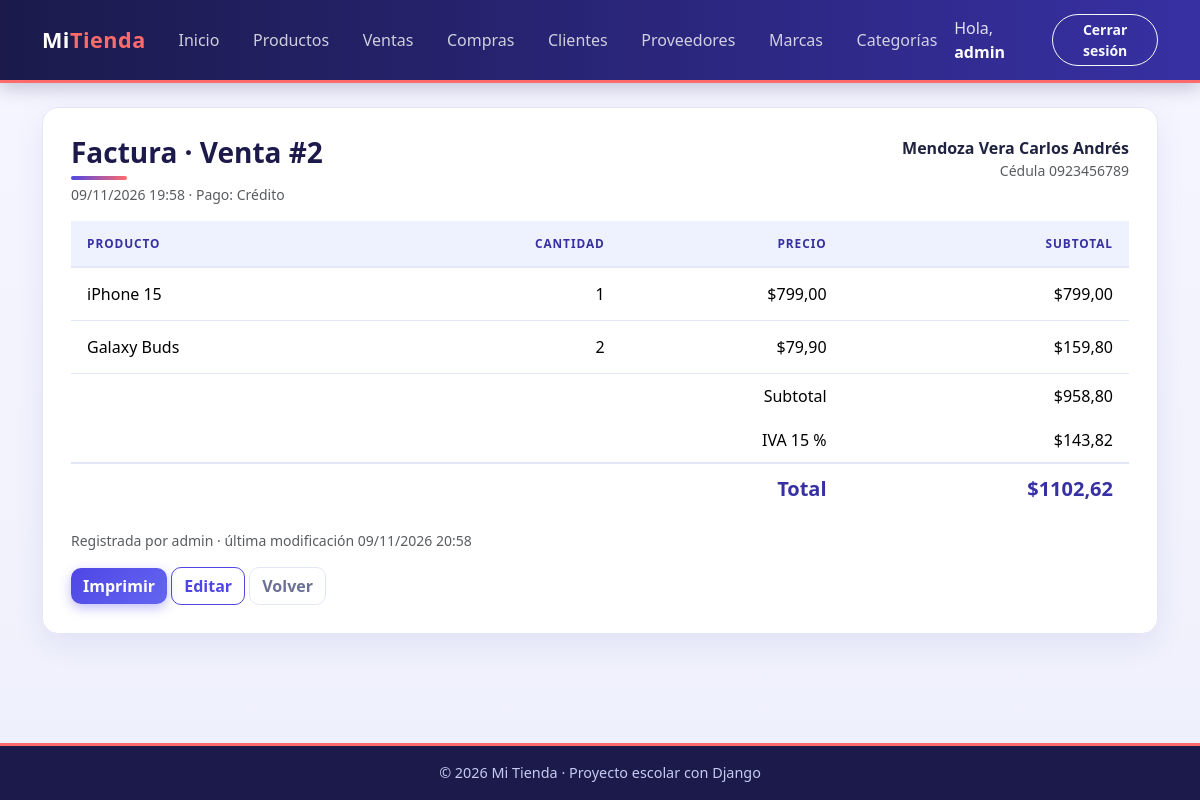
/facturacion/ventas/2/ (signed in), run on the app's committed database.
### facturacion/models.py (models this page shows, shortened)
class ModeloBase(models.Model):
    user = models.ForeignKey(                    # 1:N con User: un usuario registra muchos registros
        User,
        on_delete=models.SET_NULL,               # Si borran al usuario, el registro se queda con user vacío
        null=True,                               # SET_NULL necesita que la columna acepte NULL
        blank=True,
        editable=False,                          # No aparece en formularios: lo llena la VISTA, no la persona
        related_name="%(class)s_registrados",    # %(class)s = nombre del modelo → user.producto_registrados
        verbose_name="Registrado por",
    )
    fecha_creacion = models.DateTimeField("Fecha de creación", auto_now_add=True)   # Se llena sola al CREAR
    fecha_modificacion = models.DateTimeField("Última modificación", auto_now=True) # Se actualiza sola en CADA save()
    class Meta:
        abstract = True                          # ← LA CLAVE: modelo "molde", sin tabla propia

class Venta(ModeloBase):
    cliente = models.ForeignKey(Cliente, on_delete=models.PROTECT, related_name="ventas")   # 1:N
    fecha_hora = models.DateTimeField("Fecha y hora", default=timezone.now)   # default: la hora actual, editable
    subtotal = models.DecimalField(max_digits=12, decimal_places=2, default=0, editable=False)
    iva = models.DecimalField("IVA", max_digits=12, decimal_places=2, default=0, editable=False)
    total = models.DecimalField(max_digits=12, decimal_places=2, default=0, editable=False)
    tipo_pago = models.CharField(
        "Tipo de pago",
        max_length=15,
        choices=TipoPago.choices,                # Solo acepta contado, credito, transferencia o tarjeta
        default=TipoPago.CONTADO,
    )
    class Meta:
        verbose_name = "Venta"
        verbose_name_plural = "Ventas"
        ordering = ["-fecha_hora"]               # La más reciente primero
    def __str__(self):
        return f"Venta #{self.pk}"

class Cliente(ModeloBase):
    cedula = models.CharField("Cédula", max_length=10, unique=True)
    nombres = models.CharField(max_length=80)
    apellidos = models.CharField(max_length=80)
    email = models.EmailField("Correo", blank=True)
    telefono = models.CharField("Teléfono", max_length=15, blank=True)
    direccion = models.CharField("Dirección", max_length=200, blank=True)
    class Meta:
        verbose_name = "Cliente"
        verbose_name_plural = "Clientes"
        ordering = ["apellidos", "nombres"]
    def __str__(self):
        return f"{self.apellidos} {self.nombres}"

class DetalleVenta(ModeloBase):
    venta = models.ForeignKey(Venta, on_delete=models.CASCADE, related_name="detalles")   # se borra con su venta
    producto = models.ForeignKey(Producto, on_delete=models.PROTECT, related_name="detalles_venta")
    cantidad = models.PositiveIntegerField(default=1, validators=[MinValueValidator(1)])  # mínimo 1
    precio = models.DecimalField(max_digits=10, decimal_places=2)   # precio del producto EL DÍA de la venta
    class Meta:
        verbose_name = "Detalle de venta"
        verbose_name_plural = "Detalles de venta"
    @property                                    # @property: se usa como atributo, sin paréntesis: detalle.subtotal
    def subtotal(self):
        return self.cantidad * self.precio       # NO se guarda en la tabla: se calcula cada vez

class Producto(ModeloBase):
    nombre = models.CharField(max_length=100)
    descripcion = models.TextField("Descripción", blank=True)
    precio = models.DecimalField(max_digits=10, decimal_places=2)    # Precio de VENTA actual
    stock = models.PositiveIntegerField(default=0)                   # Unidades en bodega (nunca negativo)
    imagen = models.ImageField(                  # NUEVO: guarda una FOTO
        upload_to="productos/",                  #   el archivo va a MEDIA_ROOT/productos/
        blank=True,                              #   la foto es opcional
    )                                            #   En la tabla solo se guarda el TEXTO de la ruta: "productos/a55.jpg"
    marca = models.ForeignKey(Marca, on_delete=models.PROTECT, related_name="productos")
    categorias = models.ManyToManyField(Categoria, related_name="productos", blank=True)
    activo = models.BooleanField(default=True)
    class Meta:
        verbose_name = "Producto"
        verbose_name_plural = "Productos"
        ordering = ["nombre"]

### facturacion/views.py (the view)
# urls.py: path("ventas/<int:pk>/", views.VentaDetailView.as_view(), name="venta_detalle"),
class VentaDetailView(LoginRequiredMixin, DetailView):     # VER (la factura)
    model = Venta
    template_name = "facturacion/venta_detalle.html"
    context_object_name = "venta"
    def get_queryset(self):
        return super().get_queryset().select_related("cliente", "user").prefetch_related("detalles__producto")
    def get_context_data(self, **kwargs):
        contexto = super().get_context_data(**kwargs)
        contexto["iva_porcentaje"] = IVA_TARIFA * 100      # 15
        return contexto

### facturacion/templates/facturacion/venta_detalle.html (shortened to what this page needs)
{% extends "base.html" %}
{% block contenido %}
<div class="tarjeta">
    <div class="d-flex justify-content-between flex-wrap gap-2 mb-3">
        <div>
            <h1 class="h3 titulo-pagina mb-1">Factura · {{ venta }}</h1>
            <div class="text-muted small">{{ venta.fecha_hora|date:"d/m/Y H:i" }} · Pago: {{ venta.get_tipo_pago_display }}</div>
        </div>
        <div class="text-end">
            <div class="fw-semibold">{{ venta.cliente }}</div>
            <div class="text-muted small">Cédula {{ venta.cliente.cedula }}</div>
        </div>
    </div>
    <table class="table align-middle">
        <thead><tr><th>Producto</th><th class="text-end">Cantidad</th><th class="text-end">Precio</th><th class="text-end">Subtotal</th></tr></thead>
        <tbody>
            {% for detalle in venta.detalles.all %}
            <tr>
                <td>{{ detalle.producto.nombre }}</td>
                <td class="text-end">{{ detalle.cantidad }}</td>
                <td class="text-end">${{ detalle.precio }}</td>
                <td class="text-end">${{ detalle.subtotal|floatformat:2 }}</td>
            </tr>
            {% endfor %}
        </tbody>
        <tfoot class="totales">
            <tr><td colspan="3" class="text-end">Subtotal</td><td class="text-end">${{ venta.subtotal }}</td></tr>
            <tr><td colspan="3" class="text-end">IVA {{ iva_porcentaje|floatformat:0 }} %</td><td class="text-end">${{ venta.iva }}</td></tr>
            <tr><td colspan="3" class="text-end fw-bold fs-5">Total</td><td class="text-end fw-bold fs-5">${{ venta.total }}</td></tr>
        </tfoot>
    </table>
    <p class="text-muted small">Registrada por {{ venta.user|default:"—" }} · última modificación {{ venta.fecha_modificacion|date:"d/m/Y H:i" }}</p>
    <div class="no-imprimir">
        <button type="button" class="btn btn-principal" onclick="window.print()">Imprimir</button>
        <a href="{% url 'facturacion:venta_editar' venta.pk %}" class="btn btn-outline-primary">Editar</a>
        <a href="{% url 'facturacion:venta_lista' %}" class="btn btn-outline-secondary">Volver</a>
    </div>
</div>
{% endblock %}

### templates/base.html (shortened to what this page needs)
{% load static %}
<!DOCTYPE html>
<html lang="es">
<head>
    <link href="https://cdn.jsdelivr.net/npm/bootstrap@5.3.3/dist/css/bootstrap.min.css" rel="stylesheet">
    <link rel="stylesheet" href="{% static 'css/estilos.css' %}">
</head>
<body>
    <nav class="navbar navbar-expand-lg navbar-dark barra">
        <div class="container">
            <a class="navbar-brand fw-bold" href="{% url 'home' %}">Mi<span class="text-warning">Tienda</span></a>
            <div class="collapse navbar-collapse" id="menu">
                <ul class="navbar-nav me-auto">
                    <li class="nav-item"><a class="nav-link" href="{% url 'home' %}">Inicio</a></li>
                    {% if user.is_authenticated %}
                        <li class="nav-item"><a class="nav-link" href="{% url 'facturacion:producto_lista' %}">Productos</a></li>
                        <li class="nav-item"><a class="nav-link" href="{% url 'facturacion:venta_lista' %}">Ventas</a></li>
                        <li class="nav-item"><a class="nav-link" href="{% url 'facturacion:compra_lista' %}">Compras</a></li>
                        <li class="nav-item"><a class="nav-link" href="{% url 'facturacion:cliente_lista' %}">Clientes</a></li>
                        <li class="nav-item"><a class="nav-link" href="{% url 'facturacion:proveedor_lista' %}">Proveedores</a></li>
                        <li class="nav-item"><a class="nav-link" href="{% url 'facturacion:marca_lista' %}">Marcas</a></li>
                        <li class="nav-item"><a class="nav-link" href="{% url 'facturacion:categoria_lista' %}">Categorías</a></li>
                    {% endif %}
                </ul>
                <ul class="navbar-nav align-items-lg-center gap-2">
                    {% if user.is_authenticated %}
                        <li class="nav-item navbar-text">Hola, <a href="{% url 'facturacion:mi_perfil' %}" class="text-white fw-bold text-decoration-none">{{ user.username }}</a></li>
                        <li class="nav-item">
                            <form method="post" action="{% url 'logout' %}" class="m-0">
                                <button type="submit" class="btn btn-sm btn-outline-light">Cerrar sesión</button>
                            </form>
                        </li>
                    {% else %}
                        <li class="nav-item"><a class="nav-link" href="{% url 'login' %}">Ingresar</a></li>
                        <li class="nav-item"><a class="btn btn-sm btn-warning" href="{% url 'registro' %}">Crear cuenta</a></li>
                    {% endif %}
                </ul>
            </div>
        </div>
    </nav>
    <main class="container py-4">
        {% block contenido %}{% endblock %}
    </main>
    <footer class="pie text-center py-3">© 2026 Mi Tienda · Proyecto escolar con Django</footer>
</body>
</html>

### static/css/estilos.css (style rules this page uses)
:root { --indigo-900: #1b1a4b; --indigo-700: #3730a3; --indigo-600: #4f46e5; --indigo-500: #6366f1; --indigo-50: #eef2ff; --coral: #ff6b6b; --texto: #1f2340; --texto-suave:#6b7194; --borde: #e3e6f5; --radio: 16px; }
body { font-family: "Segoe UI", system-ui, -apple-system, Roboto, "Helvetica Neue", Arial, sans-serif; color: var(--texto); background: linear-gradient(180deg, #f5f6ff 0%, #eef0fb 100%); background-attachment: fixed; min-height: 100vh; display: flex; flex-direction: column; }
main { flex: 1; }
.barra { background: linear-gradient(90deg, var(--indigo-900), var(--indigo-700)); box-shadow: 0 4px 18px rgba(27, 26, 75, .25); border-bottom: 3px solid var(--coral); }
.barra .navbar-brand { letter-spacing: .5px; font-size: 1.35rem; }
.barra .text-warning { color: var(--coral) !important; }
.barra .nav-link { color: rgba(255, 255, 255, .78); border-radius: 999px; padding: .4rem .95rem !important; margin: 0 .1rem; transition: background-color .2s, color .2s; }
.barra .btn-outline-light { border-radius: 999px; }
.titulo-pagina { position: relative; padding-bottom: 10px; font-weight: 700; color: var(--indigo-900); }
.titulo-pagina::after { content: ""; position: absolute; left: 0; bottom: 0; width: 56px; height: 4px; border-radius: 4px; background: linear-gradient(90deg, var(--indigo-600), var(--coral)); }
.tarjeta { background-color: #fff; border: 1px solid var(--borde); border-radius: var(--radio); padding: 28px; box-shadow: 0 10px 30px rgba(55, 48, 163, .08); }
.table { --bs-table-hover-bg: var(--indigo-50); }
.table thead th { background-color: var(--indigo-50); color: var(--indigo-700); text-transform: uppercase; font-size: .74rem; letter-spacing: .08em; font-weight: 700; border-bottom: 2px solid var(--borde); padding: 14px 16px; }
.table tbody td { padding: 14px 16px; border-color: var(--borde); }
.btn { border-radius: 10px; font-weight: 600; transition: all .2s ease; }
.btn-principal { background: linear-gradient(135deg, var(--indigo-600), var(--indigo-500)); color: #fff; border: 0; box-shadow: 0 4px 12px rgba(79, 70, 229, .35); }
.btn-outline-primary { color: var(--indigo-600); border-color: var(--indigo-600); }
.btn-outline-secondary { color: var(--texto-suave); border-color: var(--borde); background: #fff; }
.pie { background: var(--indigo-900); color: #c7caf0; font-size: .9rem; border-top: 3px solid var(--coral); }
.totales td { border: 0; }
.totales tr:last-child td { border-top: 2px solid var(--borde); color: var(--indigo-700); }
.barra .navbar-text { color: rgba(255, 255, 255, .85); }
.table tfoot td { padding: 10px 16px; }

### data on the page
Venta: id "Venta #2", fecha_hora "09/11/2026 19:58", tipo_pago "Crédito", cliente "Mendoza Vera Carlos Andrés", cliente.cedula "0923456789", subtotal "958,80", iva "143,82", total "1102,62", user "admin", fecha_modificacion "09/11/2026 20:58"
DetalleVenta: producto.nombre "iPhone 15", cantidad "1", precio "799,00", subtotal "799,00"
DetalleVenta: producto.nombre "Galaxy Buds", cantidad "2", precio "79,90", subtotal "159,80"

### other printed values
{{ user.username }} "admin"
{{ iva_porcentaje|floatformat:0 }} "15"
